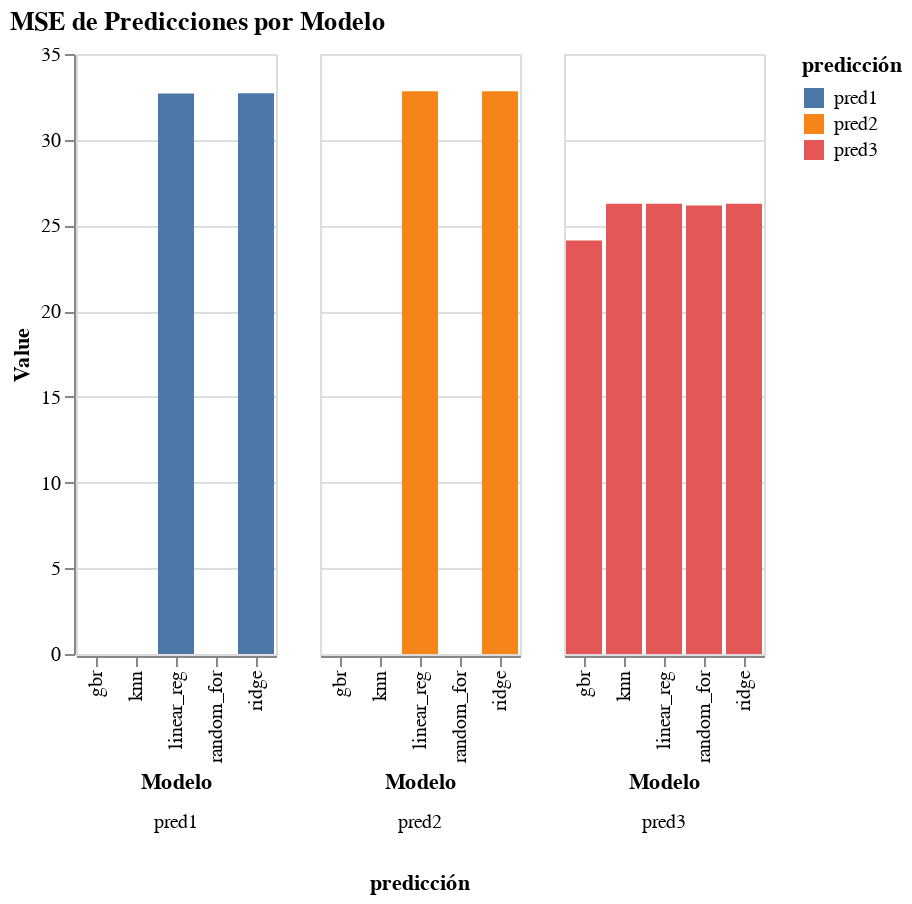

Source (notebook cell):
### Code cell
# prompt: Mediante el marco de datos resultados: grafica los datos

import altair as alt
# Melt the dataframe to long format for easier plotting
resultados_melted = resultadosMSE.melt(id_vars='Modelo', var_name='predicción', value_name='Value')

chart = alt.Chart(resultados_melted).mark_bar().encode(
    # Set the x-axis to the Model column
    x='Modelo:N',
    # Set the y-axis to the Value column
    y='Value:Q',
    # Color the bars based on the Prediction column
    color='predicción:N',
    # Use the Prediction column to create separate columns for each prediction
    column=alt.Column('predicción:N', header=alt.Header(titleOrient="bottom", labelOrient="bottom"))
).properties(
    title='MSE de Predicciones por Modelo'
)

chart

### Figure 1 — Vega-Lite specification as saved in the notebook (floating-point values rounded to 4 significant figures)
{"config": {"view": {"continuousWidth": 300, "continuousHeight": 300}}, "data": {"name": "data-6e8d5230cb4af8a606cf9f7349830dd3"}, "mark": {"type": "bar"}, "encoding": {"color": {"field": "predicción", "type": "nominal"}, "column": {"field": "predicción", "header": {"labelOrient": "bottom", "titleOrient": "bottom"}, "type": "nominal"}, "x": {"field": "Modelo", "type": "nominal"}, "y": {"field": "Value", "type": "quantitative"}}, "title": "MSE de Predicciones por Modelo", "$schema": "https://vega.github.io/schema/vega-lite/v5.20.1.json", "datasets": {"data-6e8d5230cb4af8a606cf9f7349830dd3": [{"Modelo": "linear_reg", "predicción": "pred1", "Value": 32.7}, {"Modelo": "ridge", "predicción": "pred1", "Value": 32.7}, {"Modelo": "knn", "predicción": "pred1", "Value": 0.0}, {"Modelo": "random_for", "predicción": "pred1", "Value": 0.0}, {"Modelo": "gbr", "predicción": "pred1", "Value": 0.0}, {"Modelo": "linear_reg", "predicción": "pred2", "Value": 32.82}, {"Modelo": "ridge", "predicción": "pred2", "Value": 32.83}, {"Modelo": "knn", "predicción": "pred2", "Value": 0.0}, {"Modelo": "random_for", "predicción": "pred2", "Value": 0.0}, {"Modelo": "gbr", "predicción": "pred2", "Value": 0.0}, {"Modelo": "linear_reg", "predicción": "pred3", "Value": 26.27}, {"Modelo": "ridge", "predicción": "pred3", "Value": 26.27}, {"Modelo": "knn", "predicción": "pred3", "Value": 26.27}, {"Modelo": "random_for", "predicción": "pred3", "Value": 26.16}, {"Modelo": "gbr", "predicción": "pred3", "Value": 24.12}]}}
